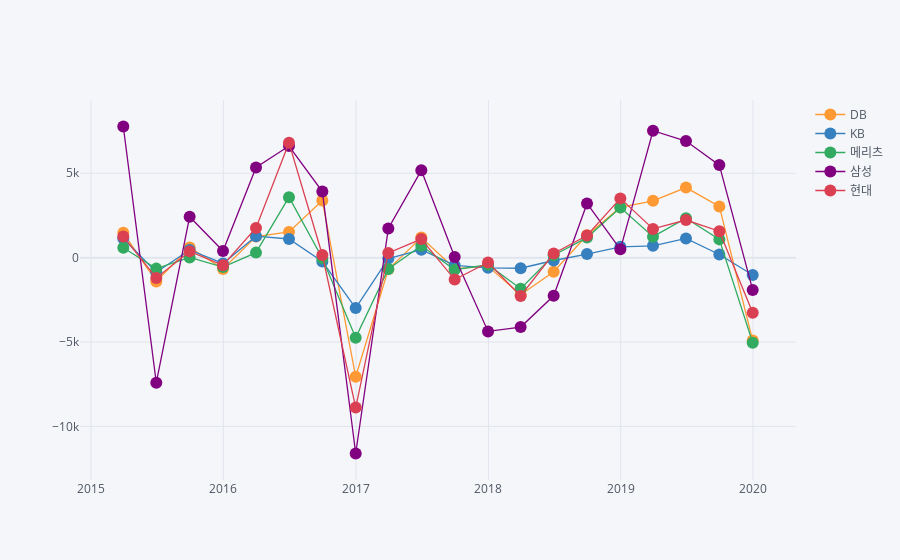

Here is the notebook cell this chart was saved with:
### Code cell
# 기타포괄손익
company_list = {'0010633': '삼성', '0010636': 'DB', '0010634': '현대', '0010635': 'KB', '0010626': '메리츠'}

service_code = 'statisticsInfoSearch'
params = {
    'listNo': 'SI007',
    'term': 'Q',
    'startBaseMm': '201501',
    'endBaseMm': '201912',
}

total_profit = []
for company in company_list.keys():
    params['financeCd'] = company
    total_profit.append(pd.DataFrame(get_data(service_code, params)['result']['list']))
total_profit = pd.concat(total_profit).query('account_cd == "Z"').reset_index(drop=True)
total_profit['finance_nm'] = total_profit['finance_cd'].apply(lambda x: company_list.get(x))
columns = dict(map(lambda x: (x['column_id'], x['column_nm']), get_data(service_code, params)['result']['description']))
total_profit.columns = list(map(lambda x: columns.get(x, x), total_profit.columns))
total_profit['base_month'] = total_profit['base_month'].apply(lambda x: datetime(int(x[:4]), int(x[-2:]), 1) + relativedelta(months=1, days=-1))
total_profit['당분기'] = total_profit['당분기'].astype(float)
total_profit = total_profit.pivot_table(index='base_month', columns='finance_nm', values='당분기', aggfunc=np.sum)
total_profit = np.round(total_profit/1e8,0)
total_profit.iplot(kind='line', mode='lines+markers')

### Figure 1 — Plotly figure (JSON) as saved in the notebook; plotly's stock layout.template omitted (floating-point values rounded to 4 significant figures)
{"data": [{"line": {"color": "rgba(255, 153, 51, 1.0)", "dash": "solid", "shape": "linear", "width": 1.3}, "marker": {"size": 12, "symbol": "circle"}, "mode": "lines+markers", "name": "DB", "text": "", "type": "scatter", "x": ["2015-03-31", "2015-06-30", "2015-09-30", "2015-12-31", "2016-03-31", "2016-06-30", "2016-09-30", "2016-12-31", "2017-03-31", "2017-06-30", "2017-09-30", "2017-12-31", "2018-03-31", "2018-06-30", "2018-09-30", "2018-12-31", "2019-03-31", "2019-06-30", "2019-09-30", "2019-12-31"], "y": [1471, -1417, 607, -674, 1246, 1524, 3384, -7061, -688, 1192, -646, -518, -2201, -838, 1326, 2978, 3364, 4152, 3034, -4916]}, {"line": {"color": "rgba(55, 128, 191, 1.0)", "dash": "solid", "shape": "linear", "width": 1.3}, "marker": {"size": 12, "symbol": "circle"}, "mode": "lines+markers", "name": "KB", "text": "", "type": "scatter", "x": ["2015-03-31", "2015-06-30", "2015-09-30", "2015-12-31", "2016-03-31", "2016-06-30", "2016-09-30", "2016-12-31", "2017-03-31", "2017-06-30", "2017-09-30", "2017-12-31", "2018-03-31", "2018-06-30", "2018-09-30", "2018-12-31", "2019-03-31", "2019-06-30", "2019-09-30", "2019-12-31"], "y": [1133, -867, 454, -340, 1274, 1104, -233, -2987, -54, 471, -456, -602, -628, -170, 209, 639, 698, 1135, 188, -1031]}, {"line": {"color": "rgba(50, 171, 96, 1.0)", "dash": "solid", "shape": "linear", "width": 1.3}, "marker": {"size": 12, "symbol": "circle"}, "mode": "lines+markers", "name": "메리츠", "text": "", "type": "scatter", "x": ["2015-03-31", "2015-06-30", "2015-09-30", "2015-12-31", "2016-03-31", "2016-06-30", "2016-09-30", "2016-12-31", "2017-03-31", "2017-06-30", "2017-09-30", "2017-12-31", "2018-03-31", "2018-06-30", "2018-09-30", "2018-12-31", "2019-03-31", "2019-06-30", "2019-09-30", "2019-12-31"], "y": [586, -651, 13, -559, 297, 3582, -31, -4741, -668, 702, -715, -416, -1844, 139, 1188, 2966, 1243, 2340, 1082, -5040]}, {"line": {"color": "rgba(128, 0, 128, 1.0)", "dash": "solid", "shape": "linear", "width": 1.3}, "marker": {"size": 12, "symbol": "circle"}, "mode": "lines+markers", "name": "삼성", "text": "", "type": "scatter", "x": ["2015-03-31", "2015-06-30", "2015-09-30", "2015-12-31", "2016-03-31", "2016-06-30", "2016-09-30", "2016-12-31", "2017-03-31", "2017-06-30", "2017-09-30", "2017-12-31", "2018-03-31", "2018-06-30", "2018-09-30", "2018-12-31", "2019-03-31", "2019-06-30", "2019-09-30", "2019-12-31"], "y": [7770, -7412, 2424, 395, 5342, 6612, 3914, -11605, 1732, 5174, 42, -4371, -4114, -2262, 3212, 493, 7520, 6907, 5483, -1912]}, {"line": {"color": "rgba(219, 64, 82, 1.0)", "dash": "solid", "shape": "linear", "width": 1.3}, "marker": {"size": 12, "symbol": "circle"}, "mode": "lines+markers", "name": "현대", "text": "", "type": "scatter", "x": ["2015-03-31", "2015-06-30", "2015-09-30", "2015-12-31", "2016-03-31", "2016-06-30", "2016-09-30", "2016-12-31", "2017-03-31", "2017-06-30", "2017-09-30", "2017-12-31", "2018-03-31", "2018-06-30", "2018-09-30", "2018-12-31", "2019-03-31", "2019-06-30", "2019-09-30", "2019-12-31"], "y": [1249, -1204, 371, -452, 1757, 6801, 157, -8882, 280, 1101, -1298, -288, -2273, 245, 1310, 3511, 1703, 2229, 1567, -3269]}], "layout": {"legend": {"bgcolor": "#F5F6F9", "font": {"color": "#4D5663"}}, "paper_bgcolor": "#F5F6F9", "plot_bgcolor": "#F5F6F9", "title": {"font": {"color": "#4D5663"}}, "xaxis": {"gridcolor": "#E1E5ED", "showgrid": true, "tickfont": {"color": "#4D5663"}, "title": {"font": {"color": "#4D5663"}, "text": ""}, "zerolinecolor": "#E1E5ED"}, "yaxis": {"gridcolor": "#E1E5ED", "showgrid": true, "tickfont": {"color": "#4D5663"}, "title": {"font": {"color": "#4D5663"}, "text": ""}, "zerolinecolor": "#E1E5ED"}}}
